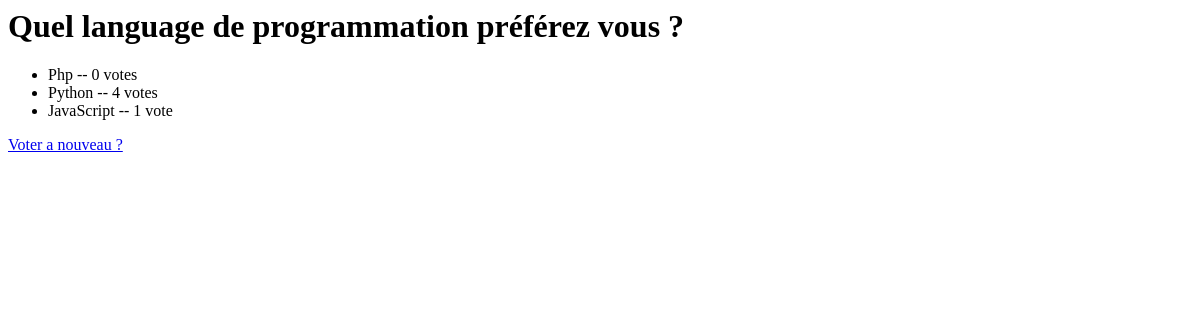
Page /sondage/1/results/ on the earlier database version.
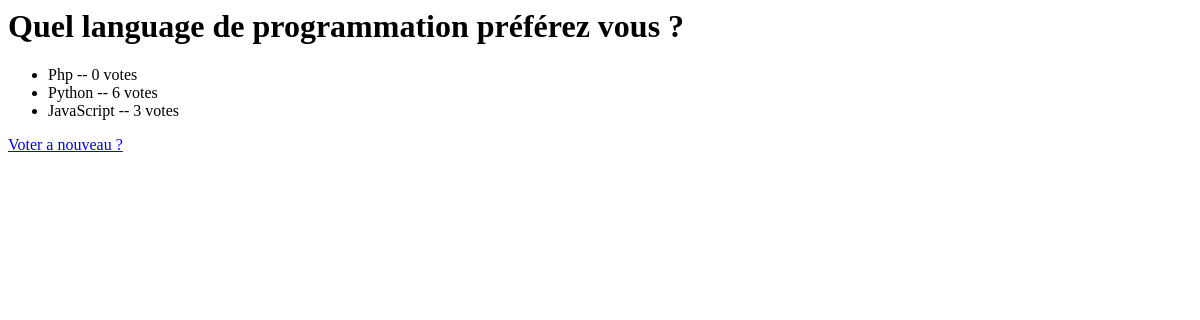
Same page on the later database version.
### sondage/models.py (models this page shows, shortened)
class Choice(models.Model):
    question = models.ForeignKey(Question, on_delete=models.CASCADE)
    choice_text = models.CharField(max_length=200)
    votes = models.IntegerField(default=0)

### sondage/views.py (the view)
# urls.py: path("<int:pk>/results/", views.ResultsView.as_view(), name="results"),
class ResultsView(generic.DetailView):
    model = Question
    template_name = "sondage/results.html"

### sondage/templates/sondage/results.html
<h1>{{ question.question_text }}</h1>
<ul>
  {% for choice in question.choice_set.all%}
    <li>{{ choice.choice_text }} -- {{ choice.votes }} vote{{ choice.votes|pluralize }}</li>
  {% endfor %}
</ul>
<a href="{% url 'sondage:detail' question.id %}">Voter a nouveau ?</a>

Differences in the rows shown:
changed Choice "Python": votes "4" → "6"
changed Choice "JavaScript": votes "1" → "3"
